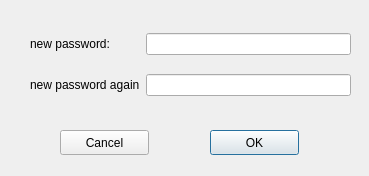
<?xml version="1.0" encoding="UTF-8"?>
<ui version="4.0">
 <class>changePassword</class>
 <widget class="QDialog" name="changePassword">
  <property name="geometry">
   <rect>
    <x>0</x>
    <y>0</y>
    <width>369</width>
    <height>176</height>
   </rect>
  </property>
  <property name="windowTitle">
   <string>Dialog</string>
  </property>
  <widget class="QWidget" name="gridLayoutWidget">
   <property name="geometry">
    <rect>
     <x>30</x>
     <y>20</y>
     <width>321</width>
     <height>91</height>
    </rect>
   </property>
   <layout class="QGridLayout" name="gridLayout">
    <item row="1" column="1">
     <widget class="QLineEdit" name="password_2">
      <property name="inputMethodHints">
       <set>Qt::ImhHiddenText|Qt::ImhNoAutoUppercase|Qt::ImhNoPredictiveText|Qt::ImhSensitiveData</set>
      </property>
      <property name="echoMode">
       <enum>QLineEdit::Password</enum>
      </property>
      <property name="clearButtonEnabled">
       <bool>false</bool>
      </property>
     </widget>
    </item>
    <item row="1" column="0">
     <widget class="QLabel" name="label_3">
      <property name="text">
       <string>new password again</string>
      </property>
     </widget>
    </item>
    <item row="0" column="1">
     <widget class="QLineEdit" name="password">
      <property name="inputMethodHints">
       <set>Qt::ImhHiddenText|Qt::ImhNoAutoUppercase|Qt::ImhNoPredictiveText|Qt::ImhSensitiveData</set>
      </property>
      <property name="echoMode">
       <enum>QLineEdit::Password</enum>
      </property>
      <property name="clearButtonEnabled">
       <bool>false</bool>
      </property>
     </widget>
    </item>
    <item row="0" column="0">
     <widget class="QLabel" name="label_2">
      <property name="text">
       <string>new password: </string>
      </property>
     </widget>
    </item>
   </layout>
  </widget>
  <widget class="QPushButton" name="pushButton">
   <property name="geometry">
    <rect>
     <x>210</x>
     <y>130</y>
     <width>89</width>
     <height>25</height>
    </rect>
   </property>
   <property name="text">
    <string>OK</string>
   </property>
  </widget>
  <widget class="QPushButton" name="pushButton_2">
   <property name="geometry">
    <rect>
     <x>60</x>
     <y>130</y>
     <width>89</width>
     <height>25</height>
    </rect>
   </property>
   <property name="text">
    <string>Cancel</string>
   </property>
  </widget>
 </widget>
 <resources/>
 <connections/>
</ui>
